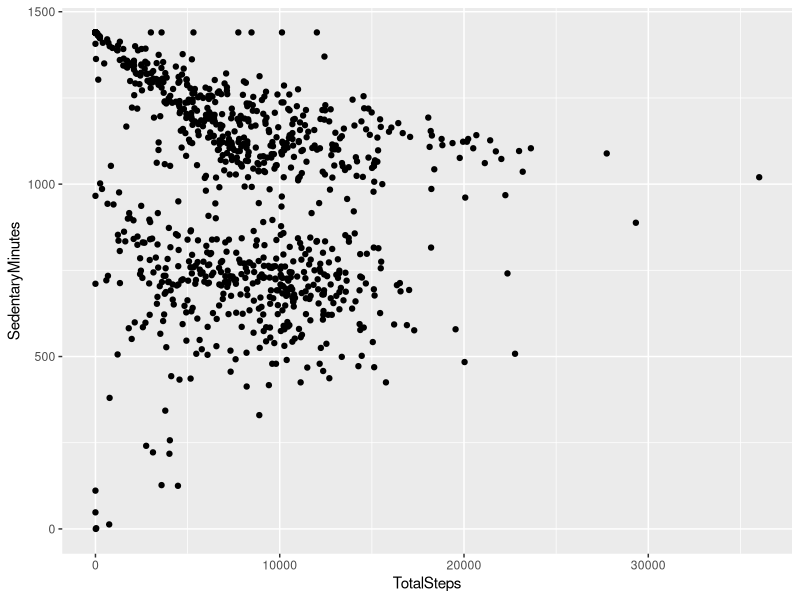
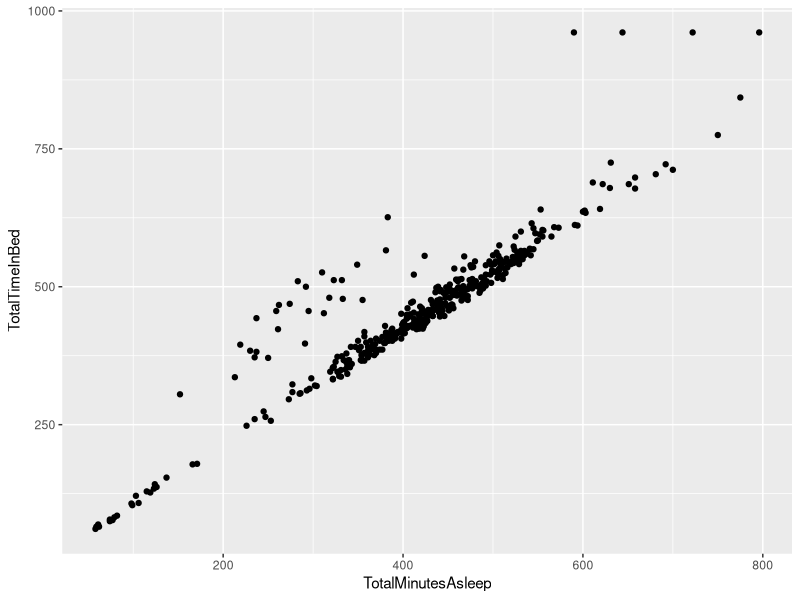
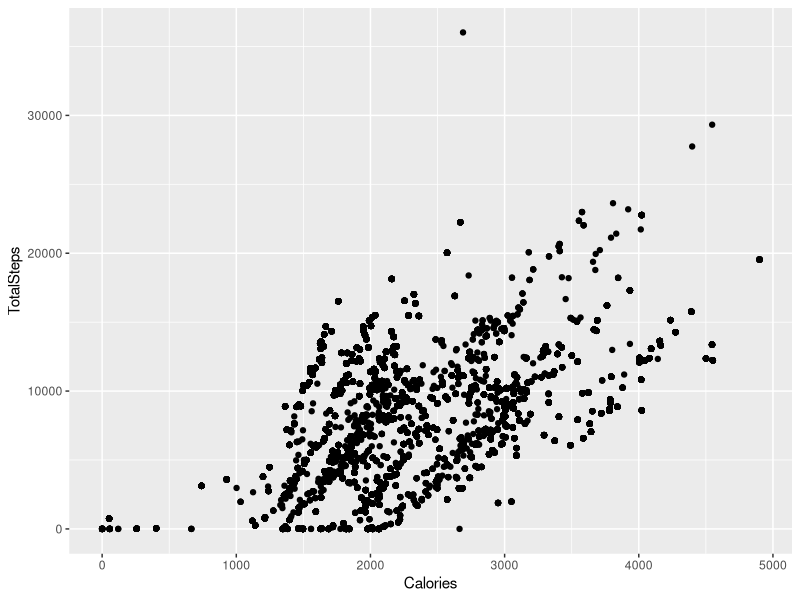
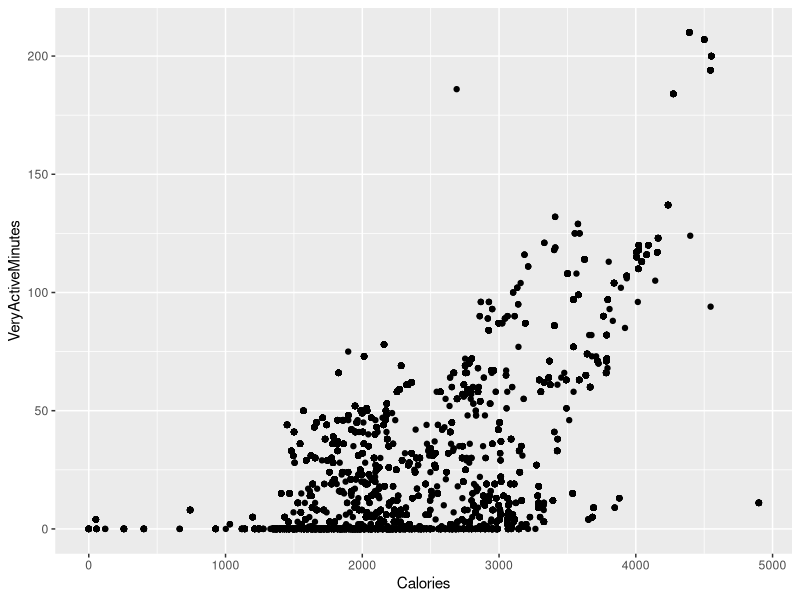
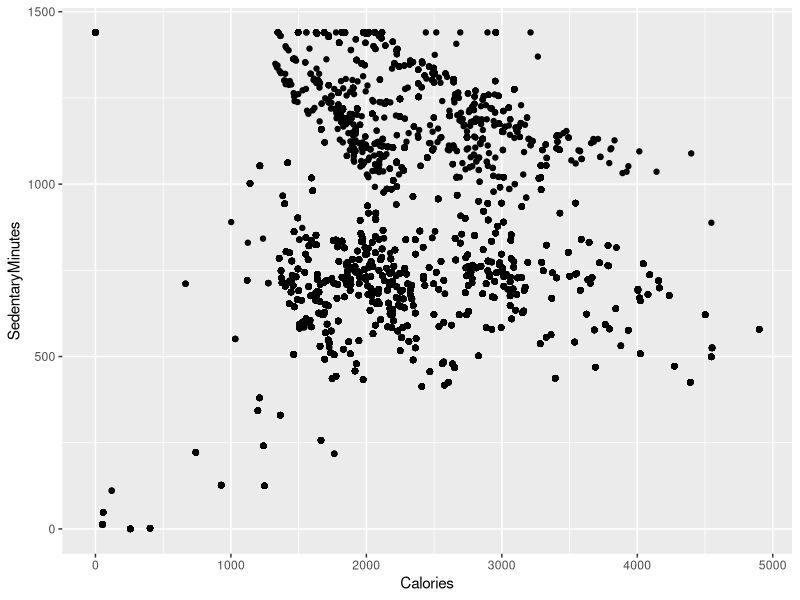

Reproduce these figures in R, in order.
library(tidyverse)
library(readr)
library(dplyr)

daily_activity <- read_csv("dailyActivity_merged.csv")

sleep_day <- read_csv("sleepDay_merged.csv")

head(daily_activity) # Get an overview of the dataset
colnames(daily_activity) # Get the names of the columns in the dataset

head(sleep_day) # Get an overview of the sleep day
colnames(sleep_day) # Get the names of the columns in the dataset

# checking the number of distinct users in each dataset
n_distinct(daily_activity$Id) 
n_distinct(sleep_day$Id)

# check for the number of observations in the dataframe
nrow(daily_activity)
nrow(sleep_day)

# QUICK SUMMARY STATISTICS
daily_activity %>% 
  select(TotalSteps,
         TotalDistance,
         SedentaryMinutes) %>% 
  summary()


sleep_day %>% 
  select(TotalSleepRecords,
         TotalMinutesAsleep,
         TotalTimeInBed) %>% 
  summary()

# Plot to see the relationship between total_steps and sedentary_minutes
ggplot(data=daily_activity, aes(x=TotalSteps, y=SedentaryMinutes)) + geom_point()

#Plot to see the relationship between minutes asleep and time in bed
ggplot(data=sleep_day, aes(x=TotalMinutesAsleep, y=TotalTimeInBed)) + geom_point()


combined_data <- merge(sleep_day, daily_activity, by='Id', all.x=FALSE, all.y=TRUE)

n_distinct(combined_data$Id)

# Plot to see the relationship between totalminutesasleep and total steps
ggplot(data=combined_data, aes(y=TotalSteps, x=Calories)) + geom_point()
ggplot(data=combined_data, aes(y=VeryActiveMinutes, x=Calories)) + geom_point()
ggplot(data=combined_data, aes(x=Calories, y=SedentaryMinutes)) + geom_point()
